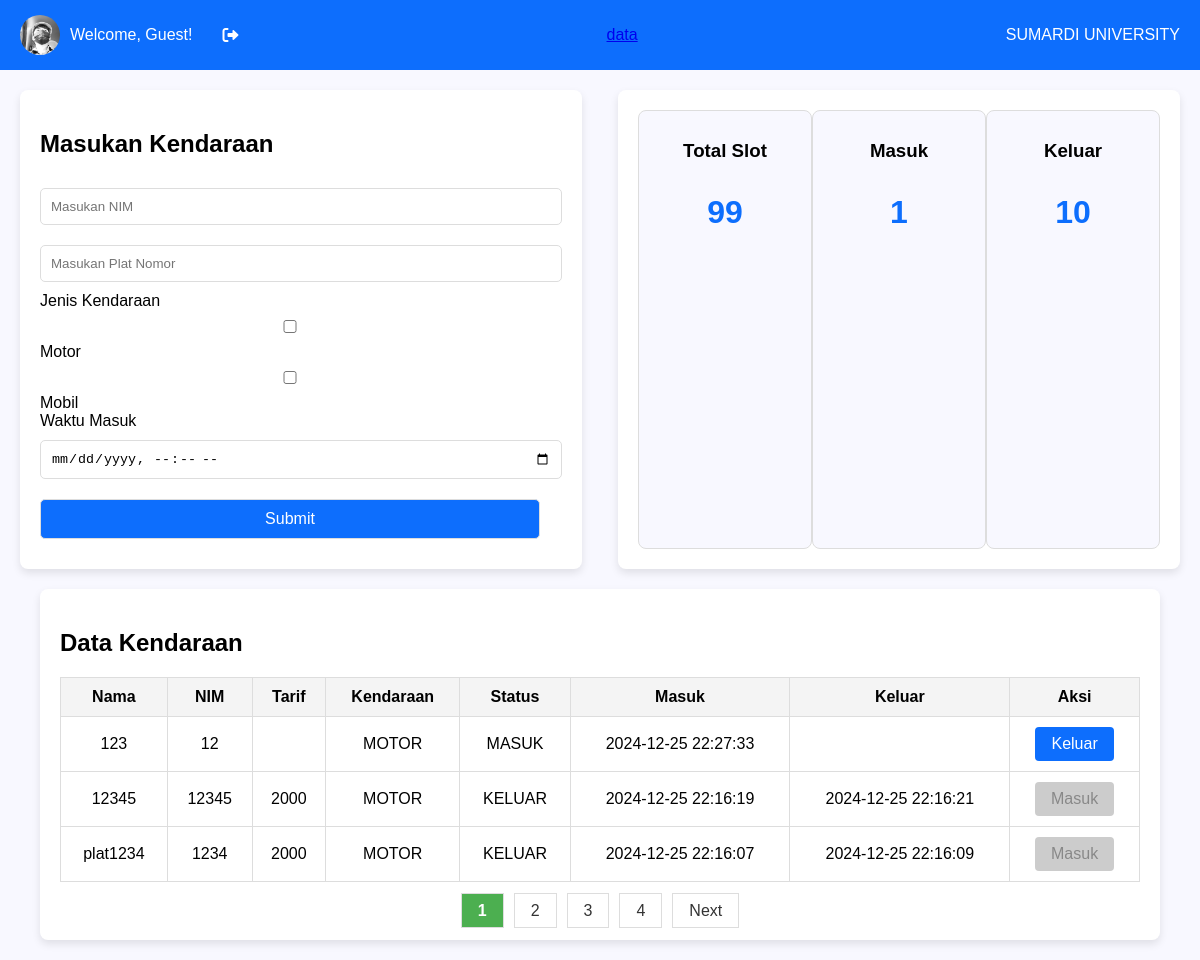
The page / on the database its author committed.
### tables this page shows
CREATE TABLE `rfid_logs` (
  `id` int(11) NOT NULL,
  `uid` varchar(50) NOT NULL,
  `scan_time` datetime DEFAULT current_timestamp(),
  `status` enum('KELUAR','MASUK','','') NOT NULL DEFAULT 'MASUK',
  `nim` int(20) NOT NULL,
  `plat` varchar(20) NOT NULL,
  `jenis_kendaraan` enum('MOTOR','MOBIL') NOT NULL,
  `waktu_masuk` datetime DEFAULT NULL,
  `waktu_keluar` datetime DEFAULT NULL,
  `tarif` int(11) DEFAULT NULL
);

### index.php (the view, shortened to what this page needs)
<?php
$Username = isset($_SESSION['Username']) ? $_SESSION['Username'] : 'Guest';
$UserPhoto = isset($_SESSION['UserPhoto']) ? $_SESSION['UserPhoto'] : 'default-profile.jpg';
$servername = "localhost";
$username = "root";
$password = "";
$dbname = "rfid_db";
$conn = new mysqli($servername, $username, $password, $dbname);
$records_per_page = 3;
$page = isset($_GET['page']) ? (int)$_GET['page'] : 1;
$start_from = ($page - 1) * $records_per_page;
$sql = "SELECT rfid_logs.id, rfid_users.nama, rfid_users.nim, rfid_logs.scan_time, rfid_logs.status,
        rfid_logs.nim as nimLog, rfid_logs.waktu_keluar, rfid_logs.plat, rfid_logs.jenis_kendaraan, rfid_logs.tarif, rfid_logs.waktu_masuk
        FROM rfid_logs
        LEFT JOIN rfid_users ON rfid_logs.uid = rfid_users.uid
        ORDER BY rfid_logs.id DESC
        LIMIT $start_from, $records_per_page";
$result = $conn->query($sql);
$sql_count = "SELECT COUNT(*) AS total FROM rfid_logs";
$count_result = $conn->query($sql_count);
$count_row = $count_result->fetch_assoc();
$total_records = $count_row['total'];
$total_pages = ceil($total_records / $records_per_page);
$slot = 100;
$sql_count = "SELECT COUNT(*) AS total FROM rfid_logs WHERE status = 'MASUK'";
$count_result = $conn->query($sql_count);
$count_row = $count_result->fetch_assoc();
$total = $count_row['total'];
$sql_count_keluar = "SELECT COUNT(*) AS total_keluar FROM rfid_logs WHERE status = 'KELUAR'";
$count_keluar_result = $conn->query($sql_count_keluar);
$count_keluar_row = $count_keluar_result->fetch_assoc();
$total_keluar = $count_keluar_row['total_keluar'];
$total_slots = $slot - $total;
?>
<!DOCTYPE html>
<html lang="en">
<head>
    <link rel="stylesheet" href="https://cdnjs.cloudflare.com/ajax/libs/font-awesome/6.0.0-beta3/css/all.min.css">
</head>
<body>
    <nav class="navbar-main">
    <div class="user-info">
            <img src="images/fotosaya.jpg" <?php echo htmlspecialchars($UserPhoto); ?>" alt="User Photo">
            <div>Welcome, <?php echo htmlspecialchars($Username); ?>!</div>
            <i class="fas fa-sign-out-alt" title="Logout" onclick="window.location.href='logout.php';"></i>
        </div>
    <div>
        <a href="./data.php">data</a>
    </div>
    <div>SUMARDI UNIVERSITY</div>
    </nav>
    <div class="main-content">
        <div class="form-container">
            <h2>Masukan Kendaraan</h2>
            <form method="POST" action="tambah_kendaraan.php">
                <input type="text" name="nim" placeholder="Masukan NIM" required>
                <input type="text" name="plat" placeholder="Masukan Plat Nomor" required>
                <div class="input-group">
                    <label>Jenis Kendaraan</label>
                    <div>
                        <input type="checkbox" name="vehicle[]" value="MOTOR"> Motor
                        <input type="checkbox" name="vehicle[]" value="MOBIL"> Mobil
                    </div>
                </div>
                <div class="input-group">
                    <label>Waktu Masuk</label>
                    <input type="datetime-local" name="waktu_masuk" placeholder="Masukkan Waktu Masuk" value="">
                </div>
                <button type="submit">Submit</button>
            </form>
        </div>
        <div class="slot-container">
            <div class="slot-item">
                <h3>Total Slot</h3>
                <p id="total-slots"><?php echo $total_slots; ?></p>
                </div>
            <div class="slot-item">
                <h3>Masuk</h3>
                <p id="slot-in-count">
                    <?= $total ?>
                </p>
            </div>
            <div class="slot-item">
                <h3>Keluar</h3>
                <p id="slot-out-count">
                    <?= $total_keluar?>
                </p>
            </div>
        </div>
    </div>
    <div class="table-container">
        <h2>Data Kendaraan</h2>
        <table>
            <tr>
                <th>Nama</th>
                <th>NIM</th>
                <th>Tarif</th>
                <th>Kendaraan</th>
                <th>Status</th>
                <th>Masuk</th>
                <th>Keluar</th>
                <th>Aksi</th>
            </tr>
            <tbody>
                <?php if ($result->num_rows > 0): ?>
                    <?php while ($row = $result->fetch_assoc()): ?>
                        <tr>
                            <td><?php echo $row['nama'] ? $row['nama'] : $row['plat']; ?></td>
                            <td><?php echo $row['nim'] ? $row['nim'] : $row['nimLog']; ?></td>
                            <td><?php echo $row['tarif']; ?></td>
                            <td><?php echo $row['jenis_kendaraan']; ?></td>
                            <td><?php echo $row['status']; ?></td>
                            <td><?php echo $row['waktu_masuk'] ? $row['waktu_masuk'] : $row['scan_time']; ?></td>
                            <td><?php echo $row['waktu_keluar']; ?></td>
                            <td>
                                <form method="POST" action="ubah_status.php">
                                    <button type="submit" <?php echo (!empty($row['waktu_keluar'])) ? 'disabled' : ''; ?>>
                                        <?php echo ($row['status'] == "MASUK") ? "Keluar" : "Masuk"; ?>
                                    </button>
                                </form>
                            </td>
                        </tr>
                    <?php endwhile; ?>
                <?php else: ?>
                    <tr>
                        <td colspan="8">Tidak ada data</td>
                    </tr>
                <?php endif; ?>
            </tbody>
        </table>
        <div class="pagination">
            <?php
            for ($i = 1; $i <= $total_pages; $i++) {
                echo '<a href="?page=' . $i . '"';
                if ($i == $page) {
                    echo ' class="active"';
                }
                echo '>' . $i . '</a>';
            }
            if ($page < $total_pages) {
                echo '<a href="?page=' . ($page + 1) . '">Next</a>';
            }
            ?>
        </div>
</div>
</body>
</html>

### index.php (style rules this page uses)
body { margin: 0; font-family: Arial, sans-serif; background-color: #F8F8FF; }
.navbar-main { display: flex; justify-content: space-between; align-items: center; background-color: #0d6efd; padding: 15px 20px; color: white; }
.navbar-main .user-info { display: flex; align-items: center; }
.navbar-main img { width: 40px; height: 40px; border-radius: 50%; margin-right: 10px; }
.navbar-main .user-info div { margin-right: 20px; }
.navbar-main .user-info i { margin-left: 10px; cursor: pointer; }
.main-content { display: flex; justify-content: space-between; margin: 20px; }
.form-container { width: 45%; padding: 20px; background-color: #fff; border-radius: 8px; box-shadow: 0 4px 8px rgba(0, 0, 0, 0.1); }
.form-container input, .form-container button { width: calc(100% - 22px); padding: 10px; margin: 10px 0; border: 1px solid #ddd; border-radius: 5px; }
.slot-container { width: 45%; padding: 20px; background-color: #fff; border-radius: 8px; box-shadow: 0 4px 8px rgba(0, 0, 0, 0.1); display: flex; justify-content: space-between; }
.slot-item { text-align: center; width: 30%; padding: 10px; border: 1px solid #ddd; border-radius: 8px; background-color: #f8f8ff; }
.slot-item h3 { margin-bottom: 10px; }
.slot-item p { font-size: 2em; font-weight: bold; color: #0d6efd; }
.table-container { margin: 20px auto; width: 90%; padding: 20px; background-color: #fff; border-radius: 8px; box-shadow: 0 4px 8px rgba(0, 0, 0, 0.1); }
.table-container table { width: 100%; border-collapse: collapse; }
.table-container th, .table-container td { border: 1px solid #ddd; padding: 10px; text-align: center; }
.table-container th { background-color: #f4f4f4; }
.pagination { text-align: center; margin-top: 20px; }
.pagination a { padding: 8px 16px; margin: 0 5px; text-decoration: none; border: 1px solid #ddd; color: #333; }
.pagination a.active { font-weight: bold; background-color: #4CAF50; color: white; }
button { padding: 8px 16px; font-size: 16px; background-color: #0d6efd; color: white; border: none; border-radius: 4px; cursor: pointer; }
button:disabled { background-color: #cccccc; color: #888888; cursor: not-allowed; }

### rows shown on the page
rfid_logs: plat "123", nim "12", jenis_kendaraan "MOTOR", status "MASUK", waktu_masuk "2024-12-25 22:27:33", shows "Keluar"
rfid_logs: plat "12345", nim "12345", tarif "2000", jenis_kendaraan "MOTOR", status "KELUAR", waktu_masuk "2024-12-25 22:16:19", waktu_keluar "2024-12-25 22:16:21", shows "Masuk"
rfid_logs: plat "plat1234", nim "1234", tarif "2000", jenis_kendaraan "MOTOR", status "KELUAR", waktu_masuk "2024-12-25 22:16:07", waktu_keluar "2024-12-25 22:16:09", shows "Masuk"

### other values the page prints
$Username "Guest"
$total_slots "99"
$total "1"
$total_keluar "10"
